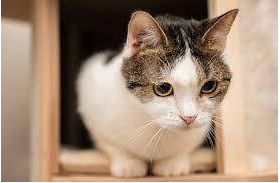
#> input picture opencv-operation/HighGUI/cat.jpg, 280 x 183 px
$ python imgRotate.py
#> lines starting #> are read from the running program, lines starting #| are printed output that depends on the picture
import cv2
import numpy as np
from math import cos,sin,radians
from matplotlib import pyplot as plt

def rotate(img,angle:int,center=None,scale=1.0):
    """

    :param img: 图像
    :param angle: 角度，逆时针方向为正方向（正值）
    :param center:
    :param scale: 缩放倍数，1.0表示尺寸不变
    :return:
    """
    (h,w) = img.shape[:2]
    if center is None: # 默认参数
        center = (w/2, h/2)

    M = cv2.getRotationMatrix2D(center,angle,scale)
    rotated = cv2.warpAffine(img,M,(w,h))

    return rotated


if __name__ == '__main__':
    img = cv2.imread('cat.jpg')
#> img is the input picture: shape (183, 280, 3); mean B, G, R 120.1, 139.9, 164.8
    height, width, channel = img.shape
#> height = 183; width = 280; channel = 3

    cx = int(width/2)
#> cx = 140
    cy = int(height/2)
#> cy = 91
    center = (cx,cy)
#> center = (140, 91)

    new_dim = (width,height)
#> new_dim = (280, 183)

    rotate30 = rotate(img,30,(0,0)) # 绕原点逆时针转30度
#> in rotate, `rotated = cv2.warpAffine(img,M,(w,h))`:
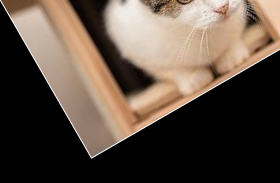
#> rotated: shape (183, 280, 3); mean B, G, R 67.1, 78.7, 93.1
    cv2.imshow('rotate30',rotate30)
    cv2.moveWindow('rotate30',800,400)
    cv2.waitKey(0)

    rotate30 = rotate(img, 30)  # 绕中心逆时针转30度
#> call 2 of rotate, with angle = 30, scale = 1
#> in rotate (call 2), `rotated = cv2.warpAffine(img,M,(w,h))`:
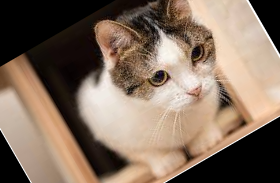
#> rotated: shape (183, 280, 3); mean B, G, R 95.9, 111.8, 131.7
    cv2.imshow('rotate45', rotate30)
    cv2.moveWindow('rotate30', 800, 400)
    cv2.waitKey(0)
